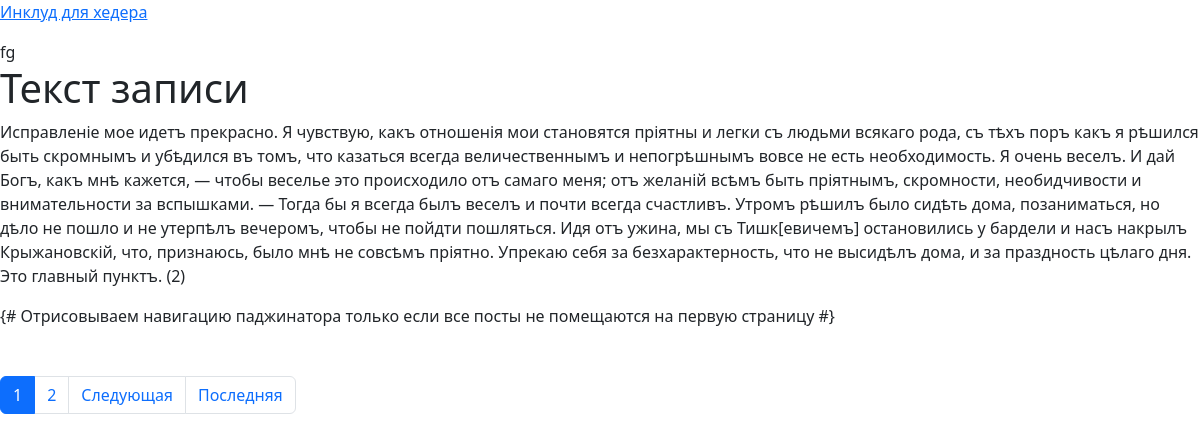
The page /group/fg (signed in) on the database its author committed.
### posts/models.py (models this page shows, shortened)
class Group(models.Model):
    title = models.CharField(max_length=250)
    slug = models.SlugField(unique=True)
    description = models.TextField()

class Post(models.Model):
    text = models.TextField()
    pub_date = models.DateTimeField(auto_now=True)
    author = models.ForeignKey(
        User,
        on_delete=models.CASCADE,
        related_name='posts'
    )
    group = models.ForeignKey(
        Group,
        on_delete=models.SET_NULL,
        related_name='posts',
        blank=True,
        null=True
    )

### posts/views.py (the view)
# urls.py: path('group/<slug:slug>', views.group_posts, name='group_posts'),
@login_required
def group_posts(request, slug):
    group = get_object_or_404(Group, slug=slug)
    posts = Post.objects.filter(group=group).order_by('-pub_date')[:10]
    paginator = Paginator(posts, 1)
    page_number = request.GET.get('page')
    page_obj = paginator.get_page(page_number)
    template = 'posts/group_posts.html'
    context = {
        'group': group,
        'page_obj': page_obj
    }
    return render(request, template_name=template, context=context)

### templates/posts/group_posts.html (shortened to what this page needs)
{% extends 'base.html' %}
{% block body %}
    {{ group.slug }}
    {% for post in page_obj %}
        <div><h1>Текст записи</h1>
            <p>{{ post.text }}</p>
        </div>
    {% endfor %}
    {% include 'include/paginator.html' %}
{% endblock %}

### rows shown on the page
Group: slug "fg"
Post: text "Исправленіе мое идетъ прекрасно. Я чувствую, какъ отношенія мои становятся пріятны и легки съ людьми всякаго рода, съ тѣхъ поръ какъ я рѣшился быть скромнымъ и убѣдился въ томъ, что казаться всегда величественнымъ и непогрѣшнымъ вовсе не есть необходимость. Я очень веселъ. И дай Богъ, какъ мнѣ кажется, — чтобы веселье это происходило отъ самаго меня; отъ желаній всѣмъ быть пріятнымъ, скромности, необидчивости и внимательности за вспышками. — Тогда бы я всегда былъ веселъ и почти всегда счастливъ. Утромъ рѣшилъ было сидѣть дома, позаниматься, но дѣло не пошло и не утерпѣлъ вечеромъ, чтобы не пойдти пошляться. Идя отъ ужина, мы съ Тишк[евичемъ] остановились у бардели и насъ накрылъ…"

### other values the page prints
{{ i }} "1"
{{ i }} "2"
